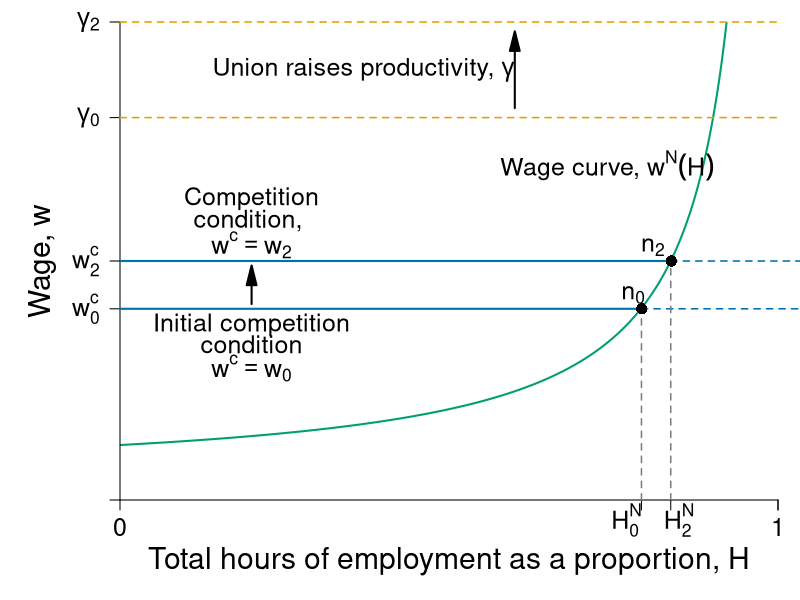

R code for this plot:
require(shape)
require(plotrix)
pdf(file = "capitalism/employment_unions_v2.pdf", width = 9, height = 7)

#Set parameters for graphics
pointsize <- 1.8
axislabelsize <- 1.8
labelsize <- 1.5
namesize <- 1.8
annotatesize <- 1.5
graphlinewidth <- 2
segmentlinewidth <- 1.5

COL <- c("#7fc97f", "#beaed4", "#fdc086", "#ffff99", "#386cb0", "#f0027f", "#bf5b17", "#666666")
COLA <- c("#e0f3db", "#99d8c9","#66c2a4","#41ae76", "#238b45", "#005824")
COLB <- c("#c6dbef", "#4eb3d3", "#2b8cbe", "#0868ac","#084081")
COLC <- c("#fcfbfd", "#efedf5", "#dadaeb", "#bcbddc", "#9e9ac8", "#807dba", "#6a51a3", "#54278f", "#3f007d")
grays <- gray.colors(25, start = 1, end = 0, alpha = 1)

CBCols <- c("#009E73","#0072B2","#E69F00","#CC79A7", "#F0E442")

WageFn <- function(h, ubar = 3, B = 2, t = 0.8) {
  B + ubar + (ubar - ubar*t +  ubar*t*h )/(t*(1 - h))
}

WageFn#COL <- c("#1B9E77", "#D95F02", "#7570B3", "#E7298A", "#66A61E", "#E6AB02", "#A6761D", "#666666")
COL <- c("#7fc97f", "#beaed4", "#fdc086", "#ffff99")
par(mar =  c(5, 6, 1.1, 1.1))
xlims <- c(0, 1)
ylims <- c(0, 50)


plot(0, 0, xlim = xlims, ylim = ylims, type = "n",
     xlab = expression(paste("Total hours of employment as a proportion, ", H)),
     ylab = expression(paste("Wage, ", w)),
     xaxt = "n", 
     yaxt = "n",
     cex.lab = axislabelsize, 
     bty = "n", 
     xaxs = "i", 
     yaxs = "i")

npts <- 500 
npts2 <- 501
#Specify the sequences of points for graphing. 
xx1 <- seq(xlims[1], 1, length.out = npts)
xx2 <- seq(xlims[1], xlims[2], length.out = npts)
xx3 <- seq(xlims[1], xlims[2], length.out = npts2)
xx4 <- seq(xlims[1], 25, length.out = npts2)

#Draw the lines for the graphs
lines(xx1, WageFn(xx1), col = CBCols[1], lwd = graphlinewidth)
#lines(xx2, solowCondition(xx2, delta = 5), col = COL[3], lwd = 4)
#lines(xx2, solowInfeas(xx2, delta = 5), col = COL[1], lwd = 4, lty = 2)

#Customize ticks and labels for the plot
# ticksy <- c(0, 2.5, 5, 20, 25,  40)
# ylabels <- c(0, expression(paste(B)), expression(paste(B+underline(u))), expression(paste(w[0])), expression(paste(w[2])), NA)

ticksy <- c(0, 20, 25, 40, ylims[2])
ylabels <- c(NA, expression(paste(w[0]^c)), expression(paste(w[2]^c)), expression(paste(gamma[0])), expression(paste(gamma[2])))

ticksx <- c(0, 0.7925, 0.837, 1, xlims[2])
#xlabels <- c(0, expression(paste(H[0],"*")), expression(paste(H[2],"*")), 1.0, NA)
xlabels <- c(0, NA, NA, 1.0, NA)
axis(1, at = ticksx, pos = 0, labels = xlabels, cex.axis = labelsize)
axis(2, at = ticksy, pos = 0, labels = ylabels, las = 1, cex.axis = labelsize)

#x-axis tick label 
text(0.85, -2.1, expression(paste(H[2]^N)), cex = labelsize,xpd = TRUE)
text(0.77, -2.1, expression(paste(H[0]^N)), cex = labelsize,xpd = TRUE)

#Annotation of the  graphs
text(0.74, 35, expression(paste("Wage curve, ", w^N*(H))), cex = labelsize)

#segments(1, 0, 1, 42, lty = 2, lwd = 3, col = "darkgray")
segments(0.7925, 0, 0.7925, 20, lty = 2, lwd = segmentlinewidth, col = grays[20], xpd = TRUE)


segments(0, 40, xlims[2], 40, lty = 2, lwd = segmentlinewidth, col = CBCols[3], xpd = TRUE)
segments(0, 50, xlims[2], 50, lty = 2, lwd = segmentlinewidth, col = CBCols[3], xpd = TRUE)


#Arrows(0.85, 15, 0.85, 24, col = "black", lty = 1, lwd = 2, arr.type = "triangle")
#Arrows(0.85, 15, 0.85, 6, col = "black", lty = 1, lwd = 2, arr.type = "triangle")
#text(0.98, 14.5, expression(paste("Employment rent")))
#text(0.98, 12.5, expression(paste("increases with union")))

#Original Zero profit condition 
segments(0, 20, 0.7925, 20, lty = 1, lwd = graphlinewidth, col = CBCols[2], xpd = TRUE)
segments(0.7925, 20, 1.2, 20, lty = 2, lwd = segmentlinewidth, col = CBCols[2], xpd = TRUE)

points(0.793, 20, pch = 16, col = "black", cex = 1.5)
text(0.78, 21.5, expression(paste(n[0])), cex = labelsize)


#Union Zero profit condition 
segments(0, 25, 0.837, 25, lty = 1, lwd = graphlinewidth, col = CBCols[2])
segments(0.837, 25, 1.2, 25, lty = 2, lwd = segmentlinewidth, col = CBCols[2], xpd = TRUE)


Arrows(0.2, 20.5, 0.2, 23.5, col = "black", lty = 1, lwd = 2, arr.type = "triangle")


text(0.37, 45, expression(paste("Union raises productivity, ", gamma)), cex = labelsize)
Arrows(0.6, 41, 0.6, 48, col = "black", lty = 1, lwd = 2, arr.type = "triangle")

segments(0.837, 0, 0.837, 25, lty = 2, lwd = segmentlinewidth, col = grays[20])
points(0.838, 25, pch = 16, col = "black", cex = 1.5)
text(0.81, 26.5, expression(paste(n[2])), cex = labelsize)
text(0.2, 31.5, expression(paste("Competition")), cex = labelsize, xpd = TRUE)
text(0.2, 29.2, expression(paste("condition, ")), cex = labelsize, xpd = TRUE)
text(0.2, 26.7, expression(paste(w^c == w[2])), cex = labelsize, xpd = TRUE)



#Unemployment benefits & a
#segments(0, 5, 1.2, 5, lty = 2, lwd = 2, col = "darkgray")
#segments(0, 2.5, 1.2, 2.5, lty = 2, lwd = segmentlinewidth, col = grays[20])

#Zero profit condition
text(0.2, 18.3, expression(paste("Initial competition")), cex = labelsize, xpd = TRUE)
text(0.2, 16.3, expression(paste("condition")), cex = labelsize, xpd = TRUE)
text(0.2, 13.8, expression(paste(w^c == w[0])), cex = labelsize, xpd = TRUE)
#text(0.97, 6, expression(paste(B + a)))
#text(0.97, 3.5, expression(paste(B, " (unemployment benefits)")))
#text(1.08, 36, expression(paste("level of")))
#text(1.08, 34, expression(paste("employment, ", bar(H))))

dev.off()
